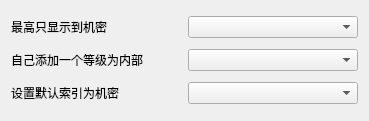
<?xml version="1.0" encoding="UTF-8"?>
<ui version="4.0">
 <class>Widget</class>
 <widget class="QWidget" name="Widget">
  <property name="geometry">
   <rect>
    <x>0</x>
    <y>0</y>
    <width>369</width>
    <height>121</height>
   </rect>
  </property>
  <property name="windowTitle">
   <string>Widget</string>
  </property>
  <layout class="QGridLayout" name="gridLayout">
   <item row="0" column="0">
    <widget class="QLabel" name="label">
     <property name="text">
      <string>最高只显示到机密</string>
     </property>
    </widget>
   </item>
   <item row="0" column="1">
    <widget class="ESecretComboBox" name="comboBox"/>
   </item>
   <item row="1" column="0">
    <widget class="QLabel" name="label_2">
     <property name="text">
      <string>自己添加一个等级为内部</string>
     </property>
    </widget>
   </item>
   <item row="1" column="1">
    <widget class="ESecretComboBox" name="comboBox_2"/>
   </item>
   <item row="2" column="0">
    <widget class="QLabel" name="label_3">
     <property name="text">
      <string>设置默认索引为机密</string>
     </property>
    </widget>
   </item>
   <item row="2" column="1">
    <widget class="ESecretComboBox" name="editor"/>
   </item>
  </layout>
 </widget>
 <customwidgets>
  <customwidget>
   <class>ESecretComboBox</class>
   <extends>QComboBox</extends>
   <header location="global">ESecretComboBox</header>
  </customwidget>
 </customwidgets>
 <resources/>
 <connections/>
</ui>
